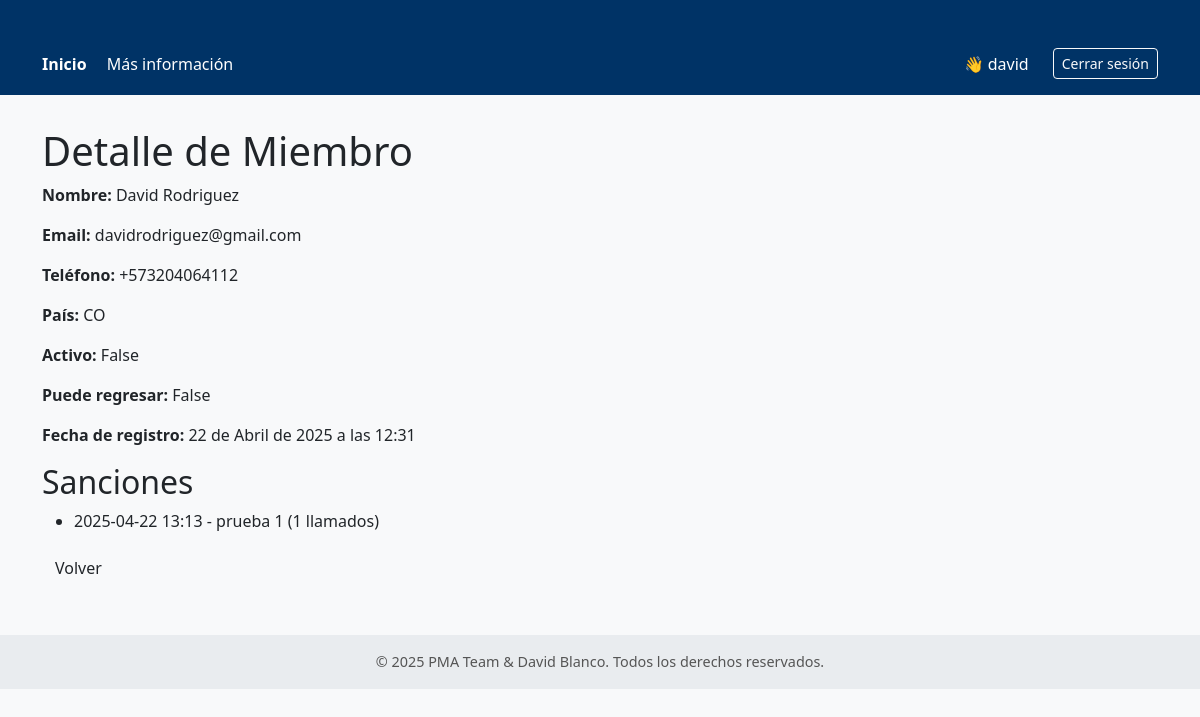
Screenshot of /miembros/detalle/2/ (signed in) with the database file from the repository.
### miembros/models.py (models this page shows, shortened)
class Miembro(models.Model):
    nombre_completo = models.CharField(max_length=255, validators=[validar_nombre])
    pais = CountryField()
    numero_telefono = PhoneNumberField(unique=True)
    email = models.EmailField(unique=True)
    activo = models.BooleanField(default=True)
    puede_regresar = models.BooleanField(default=True)
    fecha_registro = models.DateTimeField(auto_now_add=True)

class Sancion(models.Model):
    miembro = models.ForeignKey(Miembro, on_delete=models.CASCADE, related_name='sanciones')
    motivo = models.CharField(max_length=255, default="Publicidad no autorizada")
    fecha = models.DateTimeField(auto_now_add=True)
    cantidad_llamados = models.PositiveIntegerField(default=1)

### miembros/views.py (the view)
# urls.py: path('detalle/<int:pk>/', views.DetalleMiembroView.as_view(), name='detalle_miembro'),
class DetalleMiembroView(SoloStaffMixin, DetailView):
    model = Miembro
    template_name = 'miembros/detalle_miembro.html'

### miembros/views.py (called while the page is built)
    def test_func(self):
        return self.request.user.is_staff

### miembros/templates/miembros/detalle_miembro.html (shortened to what this page needs)
{% extends 'base.html' %}
{% block content %}
<h1>Detalle de Miembro</h1>
<section aria-labelledby="miembro-info">
    <p><strong>Nombre:</strong> {{ miembro.nombre_completo }}</p>
    <p><strong>Email:</strong> {{ miembro.email }}</p>
    <p><strong>Teléfono:</strong> {{ miembro.numero_telefono }}</p>
    <p><strong>País:</strong> {{ miembro.pais }}</p>
    <p><strong>Activo:</strong> {{ miembro.activo }}</p>
    <p><strong>Puede regresar:</strong> {{ miembro.puede_regresar }}</p>
    <p><strong>Fecha de registro:</strong> {{ miembro.fecha_registro }}</p>
</section>
<h2>Sanciones</h2>
<section aria-labelledby="sanciones-list">
    <ul>
        {% for sancion in miembro.sanciones.all %}
            <li>{{ sancion.fecha|date:"Y-m-d H:i" }} - {{ sancion.motivo }} ({{ sancion.cantidad_llamados }} llamados)</li>
        {% empty %}
            <li>Sin sanciones</li>
        {% endfor %}
    </ul>
</section>
<div class="btn-container">
    <a class="btn" href="{% url 'miembros:lista_miembros' %}">Volver</a>
</div>
{% endblock %}

### miembros/templates/base.html (shortened to what this page needs)
<!DOCTYPE html>
<html lang="es">
<head>
    <link href="https://cdn.jsdelivr.net/npm/bootstrap@5.3.3/dist/css/bootstrap.min.css" rel="stylesheet">
</head>
<body>
    <header>
        <div class="container d-flex justify-content-between align-items-center">
            <div>
                <a href="{% url 'home' %}" class="fw-bold">Inicio</a>
                <a href="{% url 'miembros:about' %}">Más información</a>
            </div>
            <div class="d-flex align-items-center">
                {% if user.is_authenticated %}
                    <span>👋 {{ user.username }}</span>
                    <form action="{% url 'logout' %}" method="post" class="d-inline ms-2">
                        <button type="submit" class="btn btn-outline-light btn-sm">Cerrar sesión</button>
                    </form>
                {% else %}
                    <a href="{% url 'login' %}" class="btn btn-light btn-sm">Iniciar sesión</a>
                {% endif %}
            </div>
        </div>
    </header>
    <main class="container">
        {% block content %}{% endblock %}
    </main>
    <footer>
        &copy; 2025 PMA Team & David Blanco. Todos los derechos reservados.
    </footer>
</body>
</html>

### miembros/templates/base.html (style rules this page uses)
body { background-color: #f8f9fa; }
header { background-color: #003366; color: white; padding: 1rem 0; }
header a, header span { color: white; text-decoration: none; margin-right: 1rem; }
.container { margin-top: 2rem; }
footer { margin-top: 3rem; padding: 1rem; background-color: #e9ecef; text-align: center; font-size: 0.9em; color: #555; }

### rows the page displays
Miembro: nombre_completo "David Rodriguez", email "davidrodriguez@gmail.com", numero_telefono "+573204064112", pais "CO", activo "False", puede_regresar "False", fecha_registro "22 de Abril de 2025 a las 12:31"
Sancion: fecha "2025-04-22 13:13", motivo "prueba 1", cantidad_llamados "1"

### other values shown
{{ user.username }} "david"
